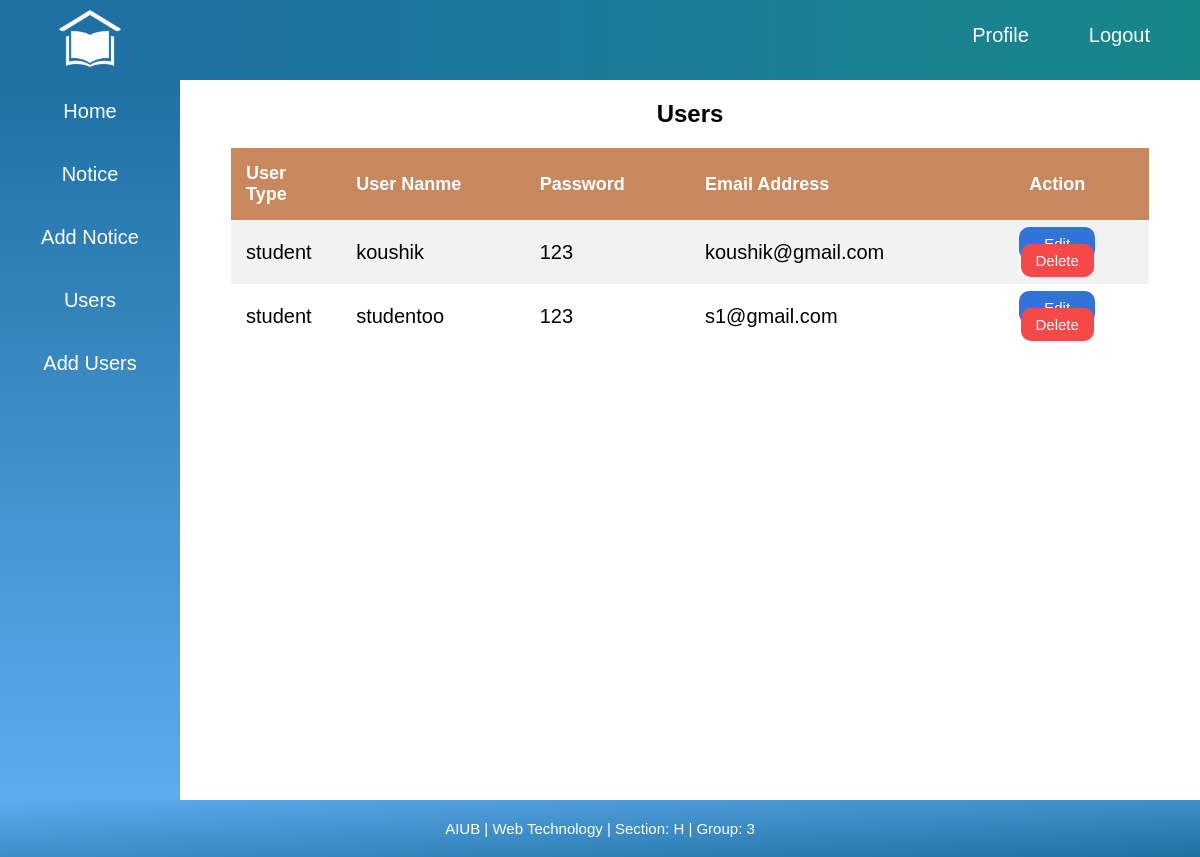
Screenshot of /finalProject/views/adminUsers.php (signed in) with the database file from the repository.
### tables this page shows
CREATE TABLE `users` (
  `id` int(100) NOT NULL,
  `usertype` varchar(10) NOT NULL,
  `username` varchar(255) NOT NULL,
  `password` varchar(255) NOT NULL,
  `email` varchar(255) NOT NULL
);

### finalProject/model/userModel.php (called while the page is built, shortened)
<?php
	function getConnection(){
		$host = "localhost";
		$dbname= "webtech";
		$dbuser = "root";
		$dbpass = "";
		$conn = mysqli_connect($host, $dbuser, $dbpass, $dbname);
		return $conn;
	}
	function getAllUser(){
		$conn = getConnection();
		$sql = "SELECT * FROM users WHERE usertype != 'admin'";
		$res = mysqli_query($conn, $sql);
		return $res;
	}
?>

### finalProject/views/adminUsers.php (the view, shortened to what this page needs)
<html>
<head>
	<link rel="stylesheet" type="text/css" href="css/style.css">
</head>
<body>
	<?php echo file_get_contents("html/topMenu.html"); ?>
	<section id="body">
		<?php echo file_get_contents("html/sideMenu.html"); ?>
		<div id="content">
			<div id="users">
				<h2>Users</h2>
				<div id="users_table">
					<table>
						<tr>
							<th class="users_table_c1">User Type</th>
							<th class="users_table_c2">User Nanme</th>
							<th class="users_table_c3">Password</th>
							<th class="users_table_c4">Email Address</th>
							<th class="users_table_c5">Action</th>
						</tr>
						<?php
							require('../model/userModel.php');
							$result = getAllUser();
							if (mysqli_num_rows($result) > 0) {
							  while($row = mysqli_fetch_assoc($result)) {
						?>
						<tr>
							<td class="users_table_c1"><?php echo $row["usertype"];?></td>
							<td class="users_table_c2"><?php echo $row["username"];?></td>
							<td class="users_table_c3"><?php echo $row["password"];?></td>
							<td class="users_table_c4"><?php echo $row["email"];?></td>
							<td  class="users_table_c5">
								<a class="users_table_c51_a" href="adminUserEdit.php?editUid=<?=$row["id"]?>">Edit</a>
								<a class="users_table_c52_a" href="../controller/adminUserDelete.php?deleteUid=<?=$row["id"]?>">Delete</a>
							</td>
						</tr>
						<?php
								}
							}
							else {
							  echo "0 results";
							}
						?>
					</table>
				</div>
			</div>
		</div>
	</section>
	<?php echo file_get_contents("html/footer.html"); ?>
</body>
</html>

### finalProject/views/css/style.css (style rules this page uses)
* { margin: 0; padding: 0; font-family: arial; }
#topMenu { width: 100%; height: 10%; float: left; }
#topMenu_logo { width: 15%; float: left; height: 100%; background-color: #1f71a4; }
#topMenu_logo img { height: 80%; padding-top: 7px; display: block; margin: 0 auto; }
#topMenu_menu { width: 85%; height: 100%; float: left; background-image: linear-gradient(to right, #1f71a4, #168789); }
#topMenu_menu ul { list-style-type: none; margin-right: 20px; }
#topMenu_menu ul li { float: right; }
#topMenu_menu ul li a { display: block; color: white; font-size: 20px; text-align: center; padding: 14px 30px; text-decoration: none; -webkit-transition:0.5s ease; -moz-transition:0.5s ease; -o-transition:0.5s ease; margin-top: 10px; }
#body { width: 100%; float: left; }
#sideMenu { width: 15%; height: 90%; float: left; background-image: linear-gradient(to bottom, #1f71a4, #5eabed); }
#sideMenu ul { list-style-type: none; margin: 0; padding: 0; width: 100%; background-color: #f1f1f1; }
#sideMenu ul li { width: 100%; float: left; padding: 5px 16px 5px 0px; }
#sideMenu ul li a { display: block; color: white; font-size: 20px; padding: 15px 16px; text-decoration: none; text-align: center; -webkit-transition:0.5s ease; -moz-transition:0.5s ease; -o-transition:0.5s ease; }
#footer { width: 100%; float: left; background-image: linear-gradient(to bottom right, #5eabed, #1f71a4); }
#footer div p { margin: 20px; font-size: 15px; text-align: center; color: white; }
#content { width: 85%; float: left; }
#users { width: 100%; float: left; }
#users h2 { text-align: center; margin: 20px; }
#users_table { width: 100%; float: left; }
#users_table table { border-collapse: collapse; width: 90%; margin: 0 auto; }
#users_table th { text-align: left; padding: 15px; font-size: 18px; background-color: #aa4604a3; color: white; }
#users_table td { text-align: left; padding: 15px; font-size: 20px; }
#users_table tr:nth-child(even) { background-color: #f2f2f2; }
.users_table_c1 { width: 12%; }
.users_table_c2 { width: 20%; }
.users_table_c3 { width: 18%; }
.users_table_c4 { width: 30%; }
.users_table_c5 { width: 20%; text-align: center !important; }
.users_table_c51_a,.users_table_c52_a { text-align: right; text-decoration: none; color: white; background-color: #3173db; font-size: 15px; padding: 8px 25px; border-radius: 10px; -webkit-transition:0.5s ease; -moz-transition:0.5s ease; -o-transition:0.5s ease; }
.users_table_c52_a { background-color: #f54949; padding: 8px 15px; }

### rows the page displays
users: usertype "student", username "koushik", password "123", email "koushik@gmail.com"
users: usertype "student", username "studentoo", password "123", email "s1@gmail.com"

### other values shown
file_get_contents("html/topMenu.html") "Logout Profile"
file_get_contents("html/sideMenu.html") "Home Notice Add Notice Users Add Users"
file_get_contents("html/footer.html") "AIUB | Web Technology | Section: H | Group: 3"
